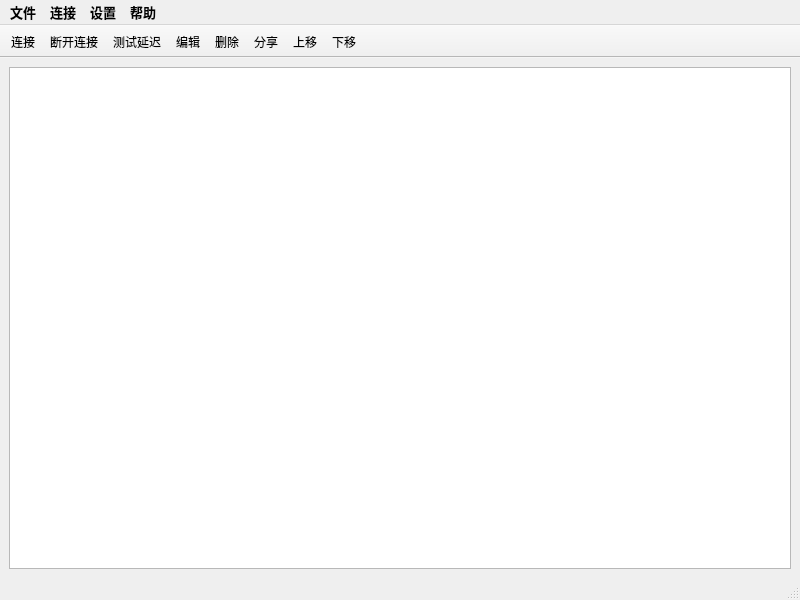
<?xml version="1.0" encoding="UTF-8"?>
<ui version="4.0">
 <class>MainWindow</class>
 <widget class="QMainWindow" name="MainWindow">
  <property name="windowModality">
   <enum>Qt::NonModal</enum>
  </property>
  <property name="geometry">
   <rect>
    <x>0</x>
    <y>0</y>
    <width>800</width>
    <height>600</height>
   </rect>
  </property>
  <property name="windowTitle">
   <string>trojan-go-configmanager</string>
  </property>
  <property name="windowIcon">
   <iconset resource="../res/res.qrc">
    <normaloff>:/icons/trojan_on.png</normaloff>:/icons/trojan_on.png</iconset>
  </property>
  <widget class="QWidget" name="centralwidget">
   <layout class="QVBoxLayout" name="verticalLayout">
    <item>
     <widget class="ConnectionList" name="CL">
      <property name="font">
       <font>
        <family>Microsoft Sans Serif</family>
        <pointsize>10</pointsize>
       </font>
      </property>
     </widget>
    </item>
   </layout>
  </widget>
  <widget class="QMenuBar" name="menubar">
   <property name="geometry">
    <rect>
     <x>0</x>
     <y>0</y>
     <width>800</width>
     <height>21</height>
    </rect>
   </property>
   <property name="font">
    <font>
     <family>Arial</family>
     <pointsize>10</pointsize>
     <bold>true</bold>
    </font>
   </property>
   <widget class="QMenu" name="menutrojan_go_desktop">
    <property name="title">
     <string>文件</string>
    </property>
    <addaction name="ActionImportFromClipboard"/>
    <addaction name="ActionQuit"/>
   </widget>
   <widget class="QMenu" name="menu">
    <property name="title">
     <string>连接</string>
    </property>
    <addaction name="ActionAdd"/>
    <addaction name="ActionEdit"/>
    <addaction name="ActionShare"/>
    <addaction name="ActionDel"/>
    <addaction name="separator"/>
    <addaction name="separator"/>
    <addaction name="ActionConnect"/>
    <addaction name="ActionDisconnect"/>
    <addaction name="ActionTestDelay"/>
   </widget>
   <widget class="QMenu" name="menu_2">
    <property name="title">
     <string>设置</string>
    </property>
    <widget class="QMenu" name="menu_4">
     <property name="title">
      <string>常规设置</string>
     </property>
     <widget class="QMenu" name="menu_5">
      <property name="title">
       <string>主题</string>
      </property>
      <addaction name="actionlight"/>
      <addaction name="actiondark"/>
     </widget>
     <addaction name="menu_5"/>
     <addaction name="actionHideClose"/>
     <addaction name="actionAutoConnect"/>
    </widget>
    <addaction name="menu_4"/>
    <addaction name="ActionAdditionalSettings"/>
    <addaction name="separator"/>
   </widget>
   <widget class="QMenu" name="menu_3">
    <property name="title">
     <string>帮助</string>
    </property>
    <addaction name="ActionTrojanLog"/>
   </widget>
   <addaction name="menutrojan_go_desktop"/>
   <addaction name="menu"/>
   <addaction name="menu_2"/>
   <addaction name="menu_3"/>
  </widget>
  <widget class="QStatusBar" name="statusbar"/>
  <widget class="QToolBar" name="toolBar">
   <property name="font">
    <font>
     <family>Arial</family>
    </font>
   </property>
   <property name="contextMenuPolicy">
    <enum>Qt::NoContextMenu</enum>
   </property>
   <property name="windowTitle">
    <string>toolBar</string>
   </property>
   <property name="movable">
    <bool>false</bool>
   </property>
   <property name="allowedAreas">
    <set>Qt::TopToolBarArea</set>
   </property>
   <property name="iconSize">
    <size>
     <width>16</width>
     <height>24</height>
    </size>
   </property>
   <property name="toolButtonStyle">
    <enum>Qt::ToolButtonTextBesideIcon</enum>
   </property>
   <property name="floatable">
    <bool>false</bool>
   </property>
   <attribute name="toolBarArea">
    <enum>TopToolBarArea</enum>
   </attribute>
   <attribute name="toolBarBreak">
    <bool>false</bool>
   </attribute>
   <addaction name="ActionConnect"/>
   <addaction name="ActionDisconnect"/>
   <addaction name="ActionTestDelay"/>
   <addaction name="ActionEdit"/>
   <addaction name="ActionDel"/>
   <addaction name="ActionShare"/>
   <addaction name="ActionUp"/>
   <addaction name="ActionDown"/>
  </widget>
  <action name="ActionQuit">
   <property name="text">
    <string>退出</string>
   </property>
  </action>
  <action name="ActionAdd">
   <property name="text">
    <string>添加</string>
   </property>
  </action>
  <action name="ActionEdit">
   <property name="icon">
    <iconset>
     <normalon>:/icons/profile-edit.png</normalon>
     <activeon>:/icons/profile-edit-disabled.png</activeon>
     <selectedon>:/icons/profile-edit-disabled.png</selectedon>
    </iconset>
   </property>
   <property name="text">
    <string>编辑</string>
   </property>
   <property name="font">
    <font>
     <family>Arial</family>
    </font>
   </property>
  </action>
  <action name="ActionShare">
   <property name="icon">
    <iconset>
     <normalon>:/icons/profile-share.png</normalon>
     <activeon>:/icons/profile-share-disabled.png</activeon>
     <selectedon>:/icons/profile-share-disabled.png</selectedon>
    </iconset>
   </property>
   <property name="text">
    <string>分享</string>
   </property>
   <property name="font">
    <font>
     <family>Arial</family>
    </font>
   </property>
  </action>
  <action name="ActionDel">
   <property name="icon">
    <iconset resource="../res/res.qrc">
     <normaloff>:/icons/network-delete.png</normaloff>
     <normalon>:/icons/network-delete.png</normalon>
     <activeoff>:/icons/network-delete-disabled.png</activeoff>
     <activeon>:/icons/network-delete-disabled.png</activeon>
     <selectedoff>:/icons/network-delete-disabled.png</selectedoff>
     <selectedon>:/icons/network-delete-disabled.png</selectedon>:/icons/network-delete.png</iconset>
   </property>
   <property name="text">
    <string>删除</string>
   </property>
   <property name="font">
    <font>
     <family>Arial</family>
    </font>
   </property>
  </action>
  <action name="ActionConnect">
   <property name="enabled">
    <bool>true</bool>
   </property>
   <property name="icon">
    <iconset resource="../res/res.qrc">
     <normaloff>:/icons/network-connect.png</normaloff>
     <normalon>:/icons/network-connect.png</normalon>
     <disabledoff>:/icons/network-connect-disabled.png</disabledoff>
     <activeoff>:/icons/network-connect-disabled.png</activeoff>
     <activeon>:/icons/network-connect-disabled.png</activeon>
     <selectedoff>:/icons/network-connect-disabled.png</selectedoff>
     <selectedon>:/icons/network-connect-disabled.png</selectedon>:/icons/network-connect.png</iconset>
   </property>
   <property name="text">
    <string>连接</string>
   </property>
   <property name="iconText">
    <string>连接</string>
   </property>
   <property name="font">
    <font>
     <family>Arial</family>
     <pointsize>9</pointsize>
    </font>
   </property>
   <property name="menuRole">
    <enum>QAction::NoRole</enum>
   </property>
  </action>
  <action name="ActionDisconnect">
   <property name="icon">
    <iconset>
     <normalon>:/icons/network-disconnect.png</normalon>
     <activeon>:/icons/network-disconnect-disabled.png</activeon>
     <selectedon>:/icons/network-disconnect-disabled.png</selectedon>
    </iconset>
   </property>
   <property name="text">
    <string>断开连接</string>
   </property>
   <property name="font">
    <font>
     <family>Arial</family>
     <pointsize>9</pointsize>
    </font>
   </property>
  </action>
  <action name="ActionTestDelay">
   <property name="icon">
    <iconset>
     <normalon>:/icons/network-test.png</normalon>
     <activeon>:/icons/network-test-disabled.png</activeon>
     <selectedon>:/icons/network-test-disabled.png</selectedon>
    </iconset>
   </property>
   <property name="text">
    <string>测试延迟</string>
   </property>
   <property name="font">
    <font>
     <family>Arial</family>
    </font>
   </property>
  </action>
  <action name="ActionUserRuleSettings">
   <property name="text">
    <string>用户规则设置</string>
   </property>
  </action>
  <action name="ActionAdditionalSettings">
   <property name="text">
    <string>高级设置</string>
   </property>
  </action>
  <action name="ActionGuiLog">
   <property name="text">
    <string>gui日志</string>
   </property>
  </action>
  <action name="ActionTrojanLog">
   <property name="text">
    <string>trojan日志</string>
   </property>
  </action>
  <action name="ActionUp">
   <property name="icon">
    <iconset>
     <normalon>:/icons/profile-up.png</normalon>
     <activeon>:/icons/profile-up-disabled.png</activeon>
     <selectedon>:/icons/profile-up-disabled.png</selectedon>
    </iconset>
   </property>
   <property name="text">
    <string>上移</string>
   </property>
   <property name="toolTip">
    <string>上移</string>
   </property>
   <property name="font">
    <font>
     <family>Arial</family>
    </font>
   </property>
  </action>
  <action name="ActionDown">
   <property name="icon">
    <iconset resource="../res/res.qrc">
     <normaloff>:/icons/profile-down.png</normaloff>
     <normalon>:/icons/profile-down.png</normalon>
     <activeoff>:/icons/profile-down-disabled.png</activeoff>
     <activeon>:/icons/profile-down-disabled.png</activeon>
     <selectedoff>:/icons/profile-down-disabled.png</selectedoff>
     <selectedon>:/icons/profile-down-disabled.png</selectedon>:/icons/profile-down.png</iconset>
   </property>
   <property name="text">
    <string>下移</string>
   </property>
   <property name="toolTip">
    <string>下移</string>
   </property>
   <property name="font">
    <font>
     <family>Arial</family>
    </font>
   </property>
  </action>
  <action name="actionHideClose">
   <property name="checkable">
    <bool>true</bool>
   </property>
   <property name="text">
    <string>关闭时最小化到托盘 </string>
   </property>
   <property name="iconText">
    <string>关闭时最小化到托盘</string>
   </property>
  </action>
  <action name="actionlight">
   <property name="checkable">
    <bool>true</bool>
   </property>
   <property name="text">
    <string>light</string>
   </property>
  </action>
  <action name="actiondark">
   <property name="checkable">
    <bool>true</bool>
   </property>
   <property name="text">
    <string>dark</string>
   </property>
  </action>
  <action name="actionAutoConnect">
   <property name="checkable">
    <bool>true</bool>
   </property>
   <property name="text">
    <string>启动时自动连接</string>
   </property>
  </action>
  <action name="ActionImportFromClipboard">
   <property name="text">
    <string>从剪切板导入</string>
   </property>
  </action>
 </widget>
 <customwidgets>
  <customwidget>
   <class>ConnectionList</class>
   <extends>QTableWidget</extends>
   <header location="global">src/ui/connectionlist.h</header>
  </customwidget>
 </customwidgets>
 <resources>
  <include location="../res/res.qrc"/>
 </resources>
 <connections/>
</ui>
